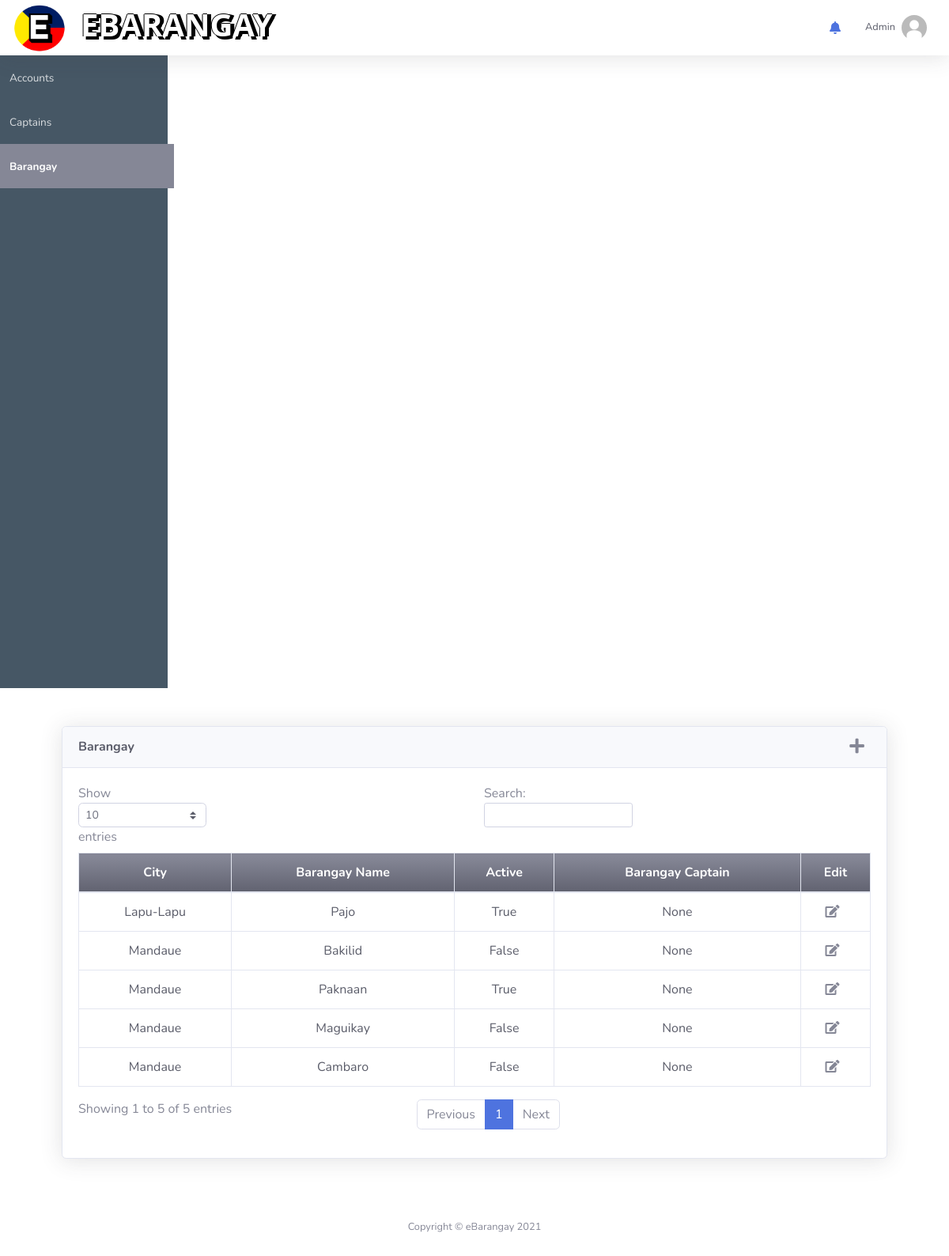
The page /barangay.php (signed in) on the database as committed earlier.
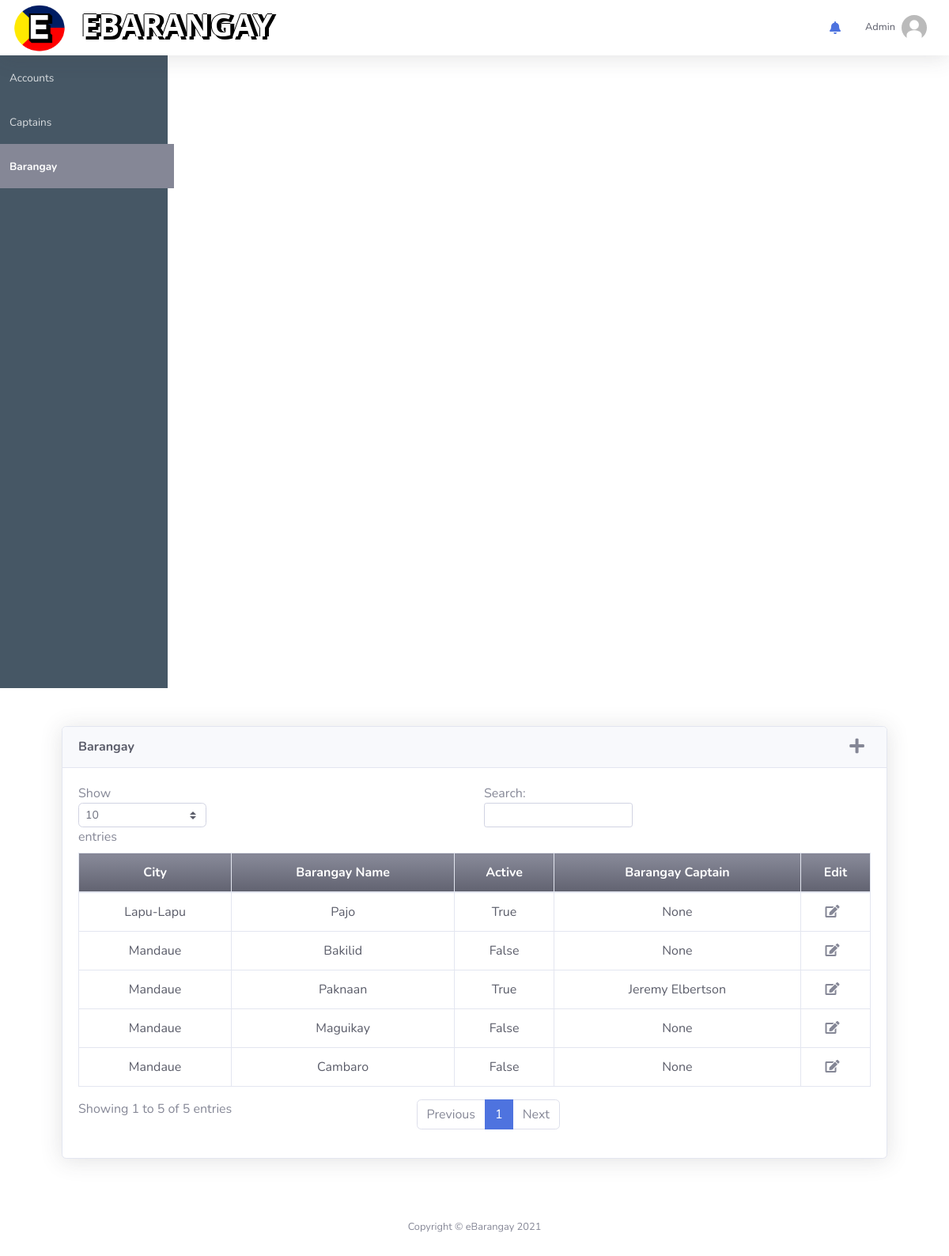
The same page on the database as committed later.
### tables this page shows
CREATE TABLE `barangay` (
  `BarangayID` int(11) NOT NULL,
  `BarangayName` varchar(50) NOT NULL,
  `City` varchar(20) NOT NULL,
  `Active` varchar(20) NOT NULL DEFAULT 'True',
  `brgyCaptain` int(11) DEFAULT NULL
);

### barangay.php (the view, shortened to what this page needs)
<?php include_once "header.php" ?>
<div class="container p-4">
<div class="card shadow mb-4 m-4">
    <div class="card-header py-3 d-flex justify-content-between">
            <h6 class="m-0 font-weight-bold text-dark">Barangay</h6>
            <a class="fas fa-plus fa-lg mr-2 text-gray-600 add_barangay" href="javascript:void(0)"></a>
    </div>
    <div class="card-body" style="font-size: 100%">
        <div class="table-responsive">
            <table class="table table-bordered text-center text-dark"
                id="dataTable" width="100%" cellspacing="0" cellpadding="0">
                <thead >
                    <tr class="bg-gradient-secondary text-white">
                        <th scope="col">City</th>
                        <th scope="col">Barangay Name</th>
                        <th scope="col">Active</th>
                        <th>Barangay Captain</th>
                        <th scope="col">Edit</th>
                    </tr>
                </thead>
                <tbody>
                    <?php
                        $barangay = $conn->query("SELECT *, concat(users.Firstname, ' ', users.Lastname) as name FROM barangay LEFT JOIN users ON barangay.brgyCaptain = users.UsersID;");
                        while($row=$barangay->fetch_assoc()):
                    ?>
                    <tr>
                        <td><?php echo $row["City"] ?></td>
                        <td><?php echo $row["BarangayName"] ?></td>
                        <td><?php echo $row["Active"] ?></td>
                        <td><?php if($row["name"] != NULL){echo $row["name"];}else{echo "None";}?></td>
                        <td>
                            <a class="fas fa-edit fa-md mr-2 text-gray-600 edit_barangay" data-id="<?php echo $row['BarangayID'] ?>" href="javascript:void(0)"></a>
                        </td>
                    </tr>
                    <?php endwhile; ?>
                </tbody>
            </table>
        </div>
    </div>
</div>
</div>
</div>
</div>
<?php include_once "footer.php" ?>

Rows that differ between the two databases and show on the page:
changed barangay "Paknaan": name (not shown) → "Jeremy Elbertson"; no longer shows "None"
